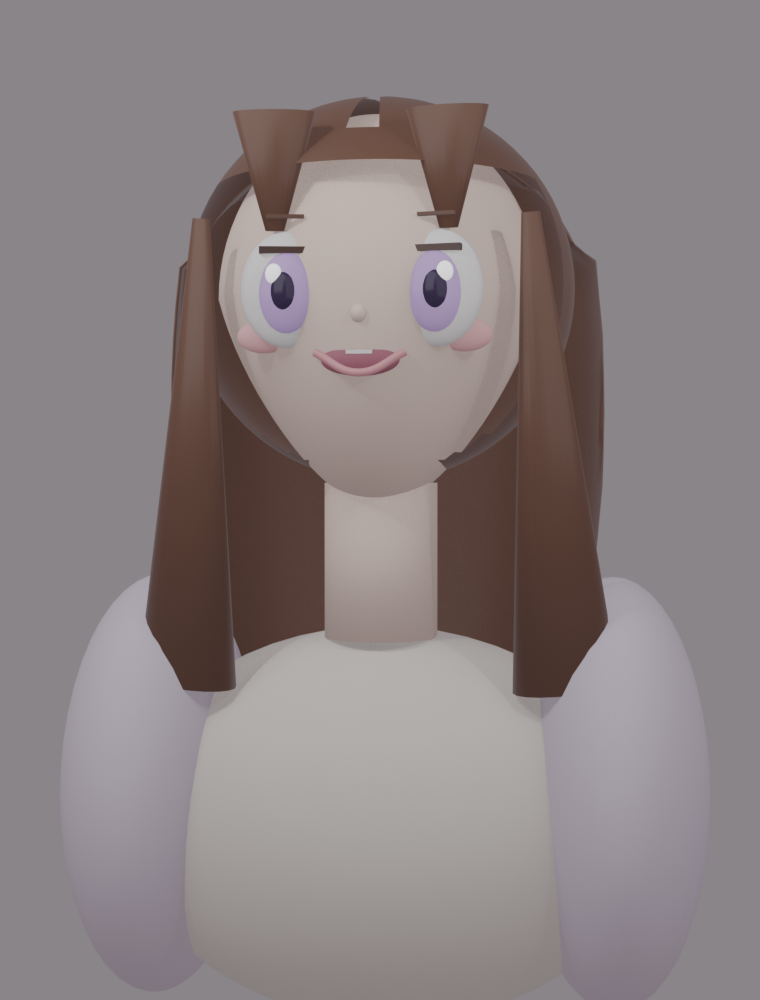
#> input picture anime_girl_render.png, 760 x 1000 px
$ python build_test556_laser_assets.py --input ../anime_girl_render.png --output-dir out
#> lines starting #> are read from the running program, lines starting #| are printed output that depends on the picture
"""Build exact 16x16 seamless laser tiles from the generated visual reference.

The source image is treated as a visual reference. Cropping is fixed and the
final tiles are quantized to the existing Area51 SCREEN 5 palette. Horizontal
tiles have identical left/right edge columns; vertical tiles have identical
top/bottom edge rows so repeated segments do not create seams.
"""

from __future__ import annotations

import argparse
import json
from pathlib import Path

from PIL import Image


PALETTE = {
    1: (0, 0, 0),
    2: (0, 36, 73),
    3: (0, 73, 109),
    4: (36, 109, 146),
    6: (36, 36, 36),
    7: (73, 73, 73),
    8: (109, 109, 109),
    10: (255, 36, 0),
    12: (255, 109, 73),
    14: (36, 146, 219),
    15: (255, 255, 255),
}


def palette_index(rgb: tuple[int, int, int]) -> int:
    r, g, b = rgb
    # The generated reference uses a noisy magenta background; make it the
    # opaque black room backdrop used by the existing Area51 bitmap tiles.
    if r > 150 and b > 120 and g < 100 and abs(r - b) < 100:
        return 1
    return min(
        PALETTE,
        key=lambda slot: sum((rgb[i] - PALETTE[slot][i]) ** 2 for i in range(3)),
    )


def build_tile(source: Image.Image, box: tuple[int, int, int, int], axis: str) -> tuple[Image.Image, list[int]]:
#> called with box = (200, 200, 700, 700), axis = 'horizontal'
    crop = source.crop(box).resize((16, 16), Image.Resampling.NEAREST).convert("RGB")
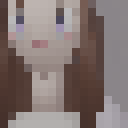
#> crop: PIL image 16x16 RGB (shown 8 times larger); mean R, G, B 130.7, 117, 114.4
    pixels = [palette_index(pixel) for pixel in crop.getdata()]
#> pixels = 256 values, max 15 at index 24, min 6 at index 224, mean 7.68
    # Reuse the existing Area51 warning colors for the laser itself: the
    # generated reference's cyan rim becomes slot A and its white core slot C.
    # Keeping the shoulders/background in the room palette preserves contrast
    # without introducing any SCREEN 5 palette entries.
    pixels = [10 if index == 14 else 12 if index == 15 else index for index in pixels]
#> pixels = 256 values, max 12 at index 24, min 6 at index 224, mean 7.66

    if axis == "horizontal":
        for y in range(16):
            pixels[y * 16 + 15] = pixels[y * 16]
#> after the loop, pixels = 256 values, max 12 at index 24, min 6 at index 224, mean 7.59
    else:
        for x in range(16):
            pixels[15 * 16 + x] = pixels[x]

    out = Image.new("RGB", (16, 16))
#> out: PIL image 16x16 RGB; every value is 0
    out.putdata([PALETTE[index] for index in pixels])
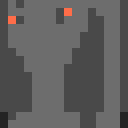
#> out: PIL image 16x16 RGB (shown 8 times larger); mean R, G, B 94.1, 93, 92.7
    return out, pixels


def main() -> None:
    parser = argparse.ArgumentParser()
    parser.add_argument("--input", type=Path, required=True)
    parser.add_argument("--output-dir", type=Path, required=True)
    args = parser.parse_args()

    args.output_dir.mkdir(parents=True, exist_ok=True)
    source = Image.open(args.input).convert("RGB")

    # Keep a square context around each beam so the final 16x16 tile retains
    # empty space outside the beam. The selected regions are well inside the
    # generated beam bodies, away from their decorative end caps.
    horizontal, h_pixels = build_tile(source, (200, 200, 700, 700), "horizontal")
#> h_pixels has the same summary as pixels in build_tile
    vertical, v_pixels = build_tile(source, (1040, 190, 1590, 740), "vertical")
#> v_pixels = 256 values from 1 to 1

    horizontal.save(args.output_dir / "laser-horizontal-16x16.png")
    vertical.save(args.output_dir / "laser-vertical-16x16.png")
    horizontal.resize((128, 128), Image.Resampling.NEAREST).save(
        args.output_dir / "laser-horizontal-16x16-zoom.png"
    )
    vertical.resize((128, 128), Image.Resampling.NEAREST).save(
        args.output_dir / "laser-vertical-16x16-zoom.png"
    )

    manifest = {
        "horizontal": {"size": horizontal.size, "pixelData": h_pixels},
        "vertical": {"size": vertical.size, "pixelData": v_pixels},
    }
    (args.output_dir / "laser-pixels.json").write_text(json.dumps(manifest, indent=2) + "\n", encoding="utf-8")
    print(json.dumps(manifest))
#> (printed output is left out)


if __name__ == "__main__":
    main()
